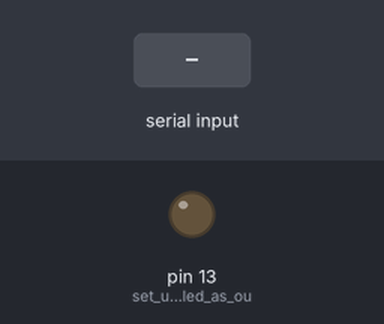
Recording of a sketch running on a simulated Arduino Uno, built with avr-gcc and run on an emulated ATmega328P. Shown: output pins drawn as LEDs (lit = HIGH). Dashed ring = blinking. Inputs (shaded band) come from the test bench. Random numbers use the default seed unless the sketch sets one.

Above: at 1.2 s.
1.3 s: "90,45\n" received over Serial
At 3.1 s:
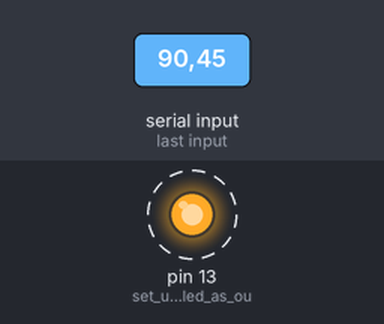
Timing chart, 0 to 10.3 s (numbered marks = the images above; inputs shaded):
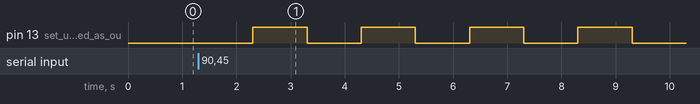

Measured:
- after the input at 1.3 s, pin 13 (set_up_built_in_led_as_ou): alternates HIGH for 1.0 s and LOW for 1.0 s, starting after 1.0 s

The sketch:

task.ino
```cpp
int x;

void setup() {
  Serial.begin(9600);  // set baud rate
  pinMode(LED_BUILTIN, OUTPUT); // set up built in led as output
}

void loop() {
  while (!Serial.available()) {} // wait for data to arrive

  // read string data from Python and blink for that number of times at 1 second interval
  x = Serial.readString().toInt();
  for(int i = 0; i < x; i++){
      digitalWrite(LED_BUILTIN, HIGH);
      delay(1000);
      digitalWrite(LED_BUILTIN, LOW);
      delay(1000);
    }

// Generate random number between 1 and 6
  int ArduinoRandom = random(1,6);
  Serial.println(ArduinoRandom);

//  small delay to ensure data is sent propery
  delay(50);

  // Push the data through serial channel.
  Serial.flush();
}
```
